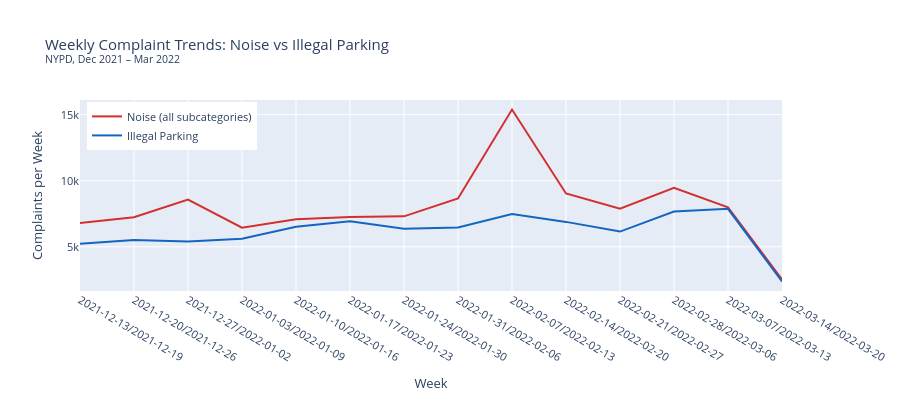

This figure's notebook cell:
### Markdown cell above
---
## Step 3.5: Weekly Trend — Noise vs Illegal Parking (Q2c)

### Code cell
df['date_bin'] = df['created_date'].dt.to_period('W').astype(str)

weekly = df.groupby(['date_bin', 'complaint_type']).size().unstack(fill_value=0)

noise_cols = [c for c in weekly.columns if c.startswith('Noise')]
weekly['Total Noise'] = weekly[noise_cols].sum(axis=1)

fig2 = go.Figure()
fig2.add_trace(go.Scatter(
    x=weekly.index, y=weekly['Total Noise'],
    name='Noise (all subcategories)', mode='lines',
    line=dict(color='#d32f2f', width=2)
))
fig2.add_trace(go.Scatter(
    x=weekly.index, y=weekly['Illegal Parking'],
    name='Illegal Parking', mode='lines',
    line=dict(color='#1565c0', width=2)
))

fig2.update_layout(
    title='Weekly Complaint Trends: Noise vs Illegal Parking<br>'
          '<sup>NYPD, Dec 2021 – Mar 2022</sup>',
    xaxis_title='Week',
    yaxis_title='Complaints per Week',
    height=400,
    font=dict(size=11),
    legend=dict(x=0.01, y=0.99),
)
fig2.show()

### Figure 1 — Plotly figure (JSON) as saved in the notebook; plotly's stock layout.template omitted (floating-point values rounded to 4 significant figures)
{"data": [{"line": {"color": "#d32f2f", "width": 2}, "mode": "lines", "name": "Noise (all subcategories)", "type": "scatter", "x": ["2021-12-13/2021-12-19", "2021-12-20/2021-12-26", "2021-12-27/2022-01-02", "2022-01-03/2022-01-09", "2022-01-10/2022-01-16", "2022-01-17/2022-01-23", "2022-01-24/2022-01-30", "2022-01-31/2022-02-06", "2022-02-07/2022-02-13", "2022-02-14/2022-02-20", "2022-02-21/2022-02-27", "2022-02-28/2022-03-06", "2022-03-07/2022-03-13", "2022-03-14/2022-03-20"], "y": [6811, 7242, 8576, 6445, 7080, 7255, 7307, 8659, 15386, 9036, 7888, 9463, 7984, 2533]}, {"line": {"color": "#1565c0", "width": 2}, "mode": "lines", "name": "Illegal Parking", "type": "scatter", "x": ["2021-12-13/2021-12-19", "2021-12-20/2021-12-26", "2021-12-27/2022-01-02", "2022-01-03/2022-01-09", "2022-01-10/2022-01-16", "2022-01-17/2022-01-23", "2022-01-24/2022-01-30", "2022-01-31/2022-02-06", "2022-02-07/2022-02-13", "2022-02-14/2022-02-20", "2022-02-21/2022-02-27", "2022-02-28/2022-03-06", "2022-03-07/2022-03-13", "2022-03-14/2022-03-20"], "y": [5235, 5517, 5396, 5607, 6520, 6943, 6375, 6456, 7476, 6886, 6154, 7670, 7878, 2380]}], "layout": {"font": {"size": 11}, "height": 400, "legend": {"x": 0.01, "y": 0.99}, "title": {"text": "Weekly Complaint Trends: Noise vs Illegal Parking<br><sup>NYPD, Dec 2021 – Mar 2022</sup>"}, "xaxis": {"title": {"text": "Week"}}, "yaxis": {"title": {"text": "Complaints per Week"}}}}
